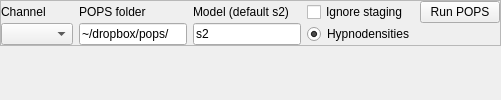
       <widget class="QWidget" name="tab_pops_2">
        <attribute name="title">
         <string>POPS</string>
        </attribute>
        <layout class="QVBoxLayout" name="verticalLayout_16" stretch="1,5">
         <property name="spacing">
          <number>0</number>
         </property>
         <property name="leftMargin">
          <number>0</number>
         </property>
         <property name="topMargin">
          <number>0</number>
         </property>
         <property name="rightMargin">
          <number>0</number>
         </property>
         <property name="bottomMargin">
          <number>0</number>
         </property>
         <item>
          <widget class="QFrame" name="frame_20">
           <property name="frameShape">
            <enum>QFrame::Shape::StyledPanel</enum>
           </property>
           <property name="frameShadow">
            <enum>QFrame::Shadow::Raised</enum>
           </property>
           <layout class="QGridLayout" name="gridLayout_6" columnstretch="0,0,0,0,0">
            <property name="leftMargin">
             <number>0</number>
            </property>
            <property name="topMargin">
             <number>0</number>
            </property>
            <property name="rightMargin">
             <number>0</number>
            </property>
            <property name="bottomMargin">
             <number>0</number>
            </property>
            <property name="verticalSpacing">
             <number>0</number>
            </property>
            <item row="0" column="2">
             <widget class="QLabel" name="label_9">
              <property name="text">
               <string>Model (default s2)</string>
              </property>
              <property name="alignment">
               <set>Qt::AlignmentFlag::AlignLeading|Qt::AlignmentFlag::AlignLeft|Qt::AlignmentFlag::AlignVCenter</set>
              </property>
             </widget>
            </item>
            <item row="1" column="0">
             <widget class="QComboBox" name="combo_pops">
              <property name="currentText">
               <string/>
              </property>
              <property name="placeholderText">
               <string/>
              </property>
             </widget>
            </item>
            <item row="1" column="1">
             <widget class="QLineEdit" name="txt_pops_path">
              <property name="text">
               <string>~/dropbox/pops/</string>
              </property>
             </widget>
            </item>
            <item row="1" column="2">
             <widget class="QLineEdit" name="txt_pops_model">
              <property name="text">
               <string>s2</string>
              </property>
             </widget>
            </item>
            <item row="0" column="0">
             <widget class="QLabel" name="label_8">
              <property name="text">
               <string>Channel</string>
              </property>
             </widget>
            </item>
            <item row="0" column="1">
             <widget class="QLabel" name="label_10">
              <property name="text">
               <string>POPS folder</string>
              </property>
             </widget>
            </item>
            <item row="0" column="4">
             <widget class="QPushButton" name="butt_pops">
              <property name="text">
               <string>Run POPS</string>
              </property>
             </widget>
            </item>
            <item row="1" column="3">
             <widget class="QRadioButton" name="radio_pops_hypnodens">
              <property name="text">
               <string>Hypnodensities</string>
              </property>
              <property name="checked">
               <bool>true</bool>
              </property>
             </widget>
            </item>
            <item row="0" column="3">
             <widget class="QCheckBox" name="check_pops_ignore_obs">
              <property name="text">
               <string>Ignore staging</string>
              </property>
             </widget>
            </item>
           </layout>
          </widget>
         </item>
         <item>
          <widget class="QWidget" name="host_pops" native="true"/>
         </item>
        </layout>
       </widget>
